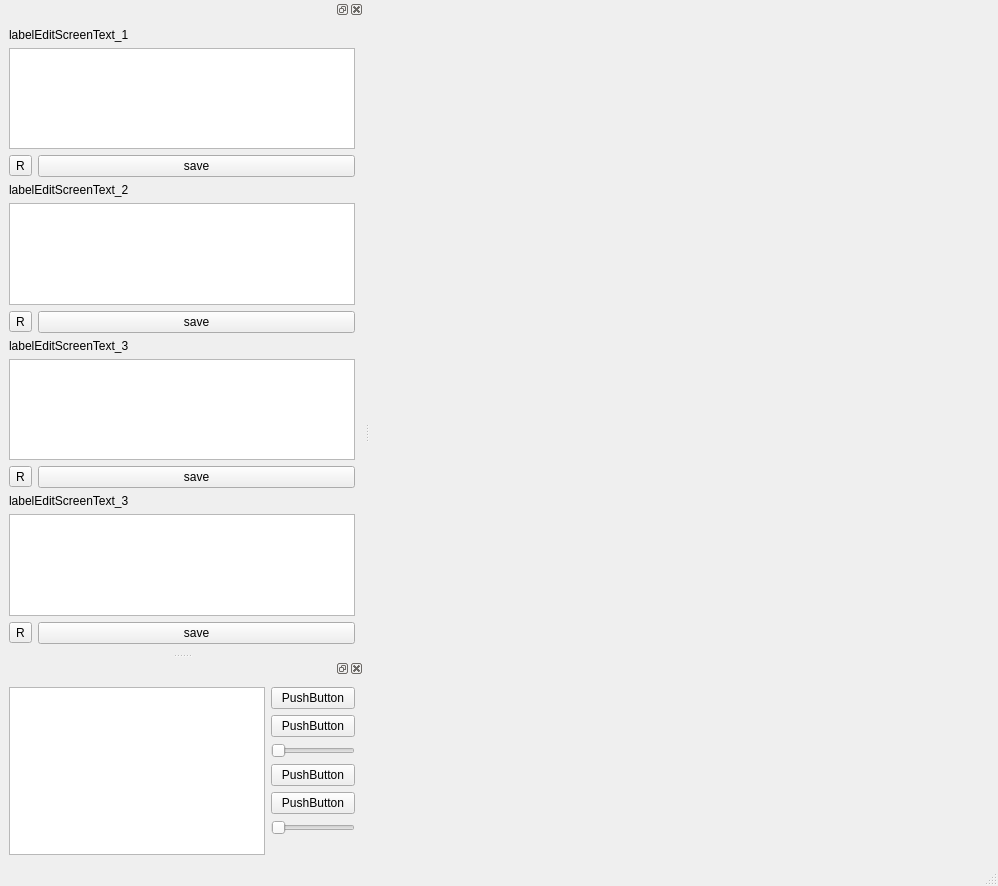
<?xml version="1.0" encoding="UTF-8"?>
<ui version="4.0">
 <class>MainWindow</class>
 <widget class="QMainWindow" name="MainWindow">
  <property name="geometry">
   <rect>
    <x>0</x>
    <y>0</y>
    <width>998</width>
    <height>886</height>
   </rect>
  </property>
  <property name="sizePolicy">
   <sizepolicy hsizetype="Fixed" vsizetype="Preferred">
    <horstretch>0</horstretch>
    <verstretch>0</verstretch>
   </sizepolicy>
  </property>
  <property name="windowTitle">
   <string>MainWindow</string>
  </property>
  <property name="layoutDirection">
   <enum>Qt::LeftToRight</enum>
  </property>
  <widget class="QWidget" name="centralwidget">
   <property name="maximumSize">
    <size>
     <width>16777215</width>
     <height>300</height>
    </size>
   </property>
   <layout class="QGridLayout" name="gridLayout"/>
  </widget>
  <widget class="QMenuBar" name="menubar">
   <property name="geometry">
    <rect>
     <x>0</x>
     <y>0</y>
     <width>998</width>
     <height>26</height>
    </rect>
   </property>
  </widget>
  <widget class="QStatusBar" name="statusbar"/>
  <widget class="QDockWidget" name="dockWidgetTextBlocks">
   <attribute name="dockWidgetArea">
    <number>1</number>
   </attribute>
   <widget class="QWidget" name="DockWidgetContent">
    <layout class="QGridLayout" name="gridLayout_2">
     <item row="0" column="0">
      <layout class="QVBoxLayout" name="verticalLayout">
       <item>
        <widget class="QLabel" name="labelEditscreen_1">
         <property name="text">
          <string>labelEditScreenText_1</string>
         </property>
        </widget>
       </item>
       <item>
        <widget class="QPlainTextEdit" name="plainTextEdit_1"/>
       </item>
       <item>
        <layout class="QFormLayout" name="formLayout_3">
         <item row="0" column="0">
          <widget class="QToolButton" name="refreshButtonEditbox_1">
           <property name="text">
            <string>R</string>
           </property>
          </widget>
         </item>
         <item row="0" column="1">
          <widget class="QPushButton" name="SaveButtonText_1">
           <property name="text">
            <string>save</string>
           </property>
          </widget>
         </item>
        </layout>
       </item>
       <item>
        <widget class="QLabel" name="labelEditscreen_2">
         <property name="text">
          <string>labelEditScreenText_2</string>
         </property>
        </widget>
       </item>
       <item>
        <widget class="QPlainTextEdit" name="plainTextEdit_2"/>
       </item>
       <item>
        <layout class="QFormLayout" name="formLayout_4">
         <item row="0" column="0">
          <widget class="QToolButton" name="refreshButtonEditbox_2">
           <property name="text">
            <string>R</string>
           </property>
          </widget>
         </item>
         <item row="0" column="1">
          <widget class="QPushButton" name="SaveButtonText_2">
           <property name="text">
            <string>save</string>
           </property>
          </widget>
         </item>
        </layout>
       </item>
       <item>
        <widget class="QLabel" name="labelEditscreen_3">
         <property name="text">
          <string>labelEditScreenText_3</string>
         </property>
        </widget>
       </item>
       <item>
        <widget class="QPlainTextEdit" name="plainTextEdit_3"/>
       </item>
       <item>
        <layout class="QFormLayout" name="formLayout_5">
         <item row="0" column="0">
          <widget class="QToolButton" name="refreshButtonEditScreen_3">
           <property name="text">
            <string>R</string>
           </property>
          </widget>
         </item>
         <item row="0" column="1">
          <widget class="QPushButton" name="SaveButtonText_3">
           <property name="text">
            <string>save</string>
           </property>
          </widget>
         </item>
        </layout>
       </item>
       <item>
        <widget class="QLabel" name="labelEditscreen_4">
         <property name="text">
          <string>labelEditScreenText_3</string>
         </property>
        </widget>
       </item>
       <item>
        <widget class="QPlainTextEdit" name="plainTextEdit_4"/>
       </item>
       <item>
        <layout class="QFormLayout" name="formLayout_6">
         <item row="0" column="0">
          <widget class="QToolButton" name="refreshButtonEditbox_4">
           <property name="text">
            <string>R</string>
           </property>
          </widget>
         </item>
         <item row="0" column="1">
          <widget class="QPushButton" name="SaveButtonText_4">
           <property name="text">
            <string>save</string>
           </property>
          </widget>
         </item>
        </layout>
       </item>
      </layout>
     </item>
    </layout>
   </widget>
  </widget>
  <widget class="QDockWidget" name="dockWidgetTextBlocks_1">
   <attribute name="dockWidgetArea">
    <number>1</number>
   </attribute>
   <widget class="QWidget" name="DockWidgetContent_1">
    <layout class="QGridLayout" name="gridLayout_3">
     <item row="0" column="0">
      <layout class="QHBoxLayout" name="horizontalLayout">
       <item>
        <widget class="QListWidget" name="listWidget_2"/>
       </item>
       <item>
        <layout class="QVBoxLayout" name="verticalLayout_3">
         <item>
          <widget class="QPushButton" name="listWidget_Save">
           <property name="text">
            <string>PushButton</string>
           </property>
          </widget>
         </item>
         <item>
          <widget class="QPushButton" name="pushButton_1">
           <property name="text">
            <string>PushButton</string>
           </property>
          </widget>
         </item>
         <item>
          <widget class="QSlider" name="horizontalSlider_Nmap_Random">
           <property name="orientation">
            <enum>Qt::Horizontal</enum>
           </property>
          </widget>
         </item>
         <item>
          <widget class="QPushButton" name="pushButton_2">
           <property name="text">
            <string>PushButton</string>
           </property>
          </widget>
         </item>
         <item>
          <widget class="QPushButton" name="pushButton_3">
           <property name="text">
            <string>PushButton</string>
           </property>
          </widget>
         </item>
         <item>
          <widget class="QSlider" name="horizontalSlider_Inurlbr_Pages">
           <property name="orientation">
            <enum>Qt::Horizontal</enum>
           </property>
          </widget>
         </item>
         <item>
          <spacer name="horizontalSpacer">
           <property name="orientation">
            <enum>Qt::Horizontal</enum>
           </property>
           <property name="sizeHint" stdset="0">
            <size>
             <width>40</width>
             <height>20</height>
            </size>
           </property>
          </spacer>
         </item>
        </layout>
       </item>
      </layout>
     </item>
    </layout>
   </widget>
  </widget>
 </widget>
 <resources>
  <include location="resource/Scanner.qrc"/>
 </resources>
 <connections/>
</ui>
